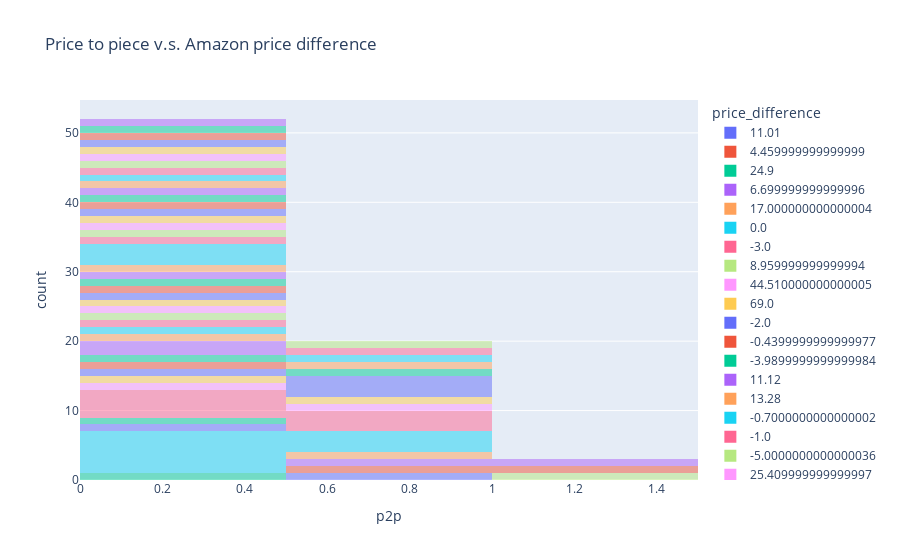

The cell this chart's notebook holds for it:
### Code cell
fig = px.histogram(DF,
              x='p2p',
                   nbins=5,
              color='price_difference',
                       hover_name='set_name',     

              opacity=0.5,
                title='Price to piece v.s. Amazon price difference', 
                  )
fig.show()

### Figure 1 — Plotly figure (JSON) as saved in the notebook; plotly's stock layout.template omitted (floating-point values rounded to 4 significant figures)
{"data": [{"bingroup": "x", "hovertemplate": "price_difference=11.01<br>p2p=%{x}<br>count=%{y}<extra></extra>", "legendgroup": "11.01", "marker": {"color": "#636efa", "opacity": 0.5, "pattern": {"shape": ""}}, "name": "11.01", "nbinsx": 5, "orientation": "v", "showlegend": true, "type": "histogram", "x": [0.8317], "xaxis": "x", "yaxis": "y"}, {"bingroup": "x", "hovertemplate": "price_difference=4.459999999999999<br>p2p=%{x}<br>count=%{y}<extra></extra>", "legendgroup": "4.459999999999999", "marker": {"color": "#EF553B", "opacity": 0.5, "pattern": {"shape": ""}}, "name": "4.459999999999999", "nbinsx": 5, "orientation": "v", "showlegend": true, "type": "histogram", "x": [0.8317], "xaxis": "x", "yaxis": "y"}, {"bingroup": "x", "hovertemplate": "price_difference=24.9<br>p2p=%{x}<br>count=%{y}<extra></extra>", "legendgroup": "24.9", "marker": {"color": "#00cc96", "opacity": 0.5, "pattern": {"shape": ""}}, "name": "24.9", "nbinsx": 5, "orientation": "v", "showlegend": true, "type": "histogram", "x": [0.3656], "xaxis": "x", "yaxis": "y"}, {"bingroup": "x", "hovertemplate": "price_difference=6.699999999999996<br>p2p=%{x}<br>count=%{y}<extra></extra>", "legendgroup": "6.699999999999996", "marker": {"color": "#ab63fa", "opacity": 0.5, "pattern": {"shape": ""}}, "name": "6.699999999999996", "nbinsx": 5, "orientation": "v", "showlegend": true, "type": "histogram", "x": [0.7041], "xaxis": "x", "yaxis": "y"}, {"bingroup": "x", "hovertemplate": "price_difference=17.000000000000004<br>p2p=%{x}<br>count=%{y}<extra></extra>", "legendgroup": "17.000000000000004", "marker": {"color": "#FFA15A", "opacity": 0.5, "pattern": {"shape": ""}}, "name": "17.000000000000004", "nbinsx": 5, "orientation": "v", "showlegend": true, "type": "histogram", "x": [0.7688], "xaxis": "x", "yaxis": "y"}, {"bingroup": "x", "hovertemplate": "price_difference=0.0<br>p2p=%{x}<br>count=%{y}<extra></extra>", "legendgroup": "0.0", "marker": {"color": "#19d3f3", "opacity": 0.5, "pattern": {"shape": ""}}, "name": "0.0", "nbinsx": 5, "orientation": "v", "showlegend": true, "type": "histogram", "x": [0.6244, 0.8218, 0.9369, 0.465, 0.08591, 0.09847, 0.1346, 0.1115, 0.2013], "xaxis": "x", "yaxis": "y"}, {"bingroup": "x", "hovertemplate": "price_difference=-3.0<br>p2p=%{x}<br>count=%{y}<extra></extra>", "legendgroup": "-3.0", "marker": {"color": "#FF6692", "opacity": 0.5, "pattern": {"shape": ""}}, "name": "-3.0", "nbinsx": 5, "orientation": "v", "showlegend": true, "type": "histogram", "x": [0.9612, 0.6942, 0.9997], "xaxis": "x", "yaxis": "y"}, {"bingroup": "x", "hovertemplate": "price_difference=8.959999999999994<br>p2p=%{x}<br>count=%{y}<extra></extra>", "legendgroup": "8.959999999999994", "marker": {"color": "#B6E880", "opacity": 0.5, "pattern": {"shape": ""}}, "name": "8.959999999999994", "nbinsx": 5, "orientation": "v", "showlegend": true, "type": "histogram", "x": [1.143], "xaxis": "x", "yaxis": "y"}, {"bingroup": "x", "hovertemplate": "price_difference=44.510000000000005<br>p2p=%{x}<br>count=%{y}<extra></extra>", "legendgroup": "44.510000000000005", "marker": {"color": "#FF97FF", "opacity": 0.5, "pattern": {"shape": ""}}, "name": "44.510000000000005", "nbinsx": 5, "orientation": "v", "showlegend": true, "type": "histogram", "x": [0.7892], "xaxis": "x", "yaxis": "y"}, {"bingroup": "x", "hovertemplate": "price_difference=69.0<br>p2p=%{x}<br>count=%{y}<extra></extra>", "legendgroup": "69.0", "marker": {"color": "#FECB52", "opacity": 0.5, "pattern": {"shape": ""}}, "name": "69.0", "nbinsx": 5, "orientation": "v", "showlegend": true, "type": "histogram", "x": [0.8105], "xaxis": "x", "yaxis": "y"}, {"bingroup": "x", "hovertemplate": "price_difference=-2.0<br>p2p=%{x}<br>count=%{y}<extra></extra>", "legendgroup": "-2.0", "marker": {"color": "#636efa", "opacity": 0.5, "pattern": {"shape": ""}}, "name": "-2.0", "nbinsx": 5, "orientation": "v", "showlegend": true, "type": "histogram", "x": [0.8691, 0.9519, 0.8329, 0.119], "xaxis": "x", "yaxis": "y"}, {"bingroup": "x", "hovertemplate": "price_difference=-0.4399999999999977<br>p2p=%{x}<br>count=%{y}<extra></extra>", "legendgroup": "-0.4399999999999977", "marker": {"color": "#EF553B", "opacity": 0.5, "pattern": {"shape": ""}}, "name": "-0.4399999999999977", "nbinsx": 5, "orientation": "v", "showlegend": true, "type": "histogram", "x": [1.333], "xaxis": "x", "yaxis": "y"}, {"bingroup": "x", "hovertemplate": "price_difference=-3.9899999999999984<br>p2p=%{x}<br>count=%{y}<extra></extra>", "legendgroup": "-3.9899999999999984", "marker": {"color": "#00cc96", "opacity": 0.5, "pattern": {"shape": ""}}, "name": "-3.9899999999999984", "nbinsx": 5, "orientation": "v", "showlegend": true, "type": "histogram", "x": [0.5879, 0.1351], "xaxis": "x", "yaxis": "y"}, {"bingroup": "x", "hovertemplate": "price_difference=11.12<br>p2p=%{x}<br>count=%{y}<extra></extra>", "legendgroup": "11.12", "marker": {"color": "#ab63fa", "opacity": 0.5, "pattern": {"shape": ""}}, "name": "11.12", "nbinsx": 5, "orientation": "v", "showlegend": true, "type": "histogram", "x": [1.11], "xaxis": "x", "yaxis": "y"}, {"bingroup": "x", "hovertemplate": "price_difference=13.28<br>p2p=%{x}<br>count=%{y}<extra></extra>", "legendgroup": "13.28", "marker": {"color": "#FFA15A", "opacity": 0.5, "pattern": {"shape": ""}}, "name": "13.28", "nbinsx": 5, "orientation": "v", "showlegend": true, "type": "histogram", "x": [0.8325], "xaxis": "x", "yaxis": "y"}, {"bingroup": "x", "hovertemplate": "price_difference=-0.7000000000000002<br>p2p=%{x}<br>count=%{y}<extra></extra>", "legendgroup": "-0.7000000000000002", "marker": {"color": "#19d3f3", "opacity": 0.5, "pattern": {"shape": ""}}, "name": "-0.7000000000000002", "nbinsx": 5, "orientation": "v", "showlegend": true, "type": "histogram", "x": [0.9986], "xaxis": "x", "yaxis": "y"}, {"bingroup": "x", "hovertemplate": "price_difference=-1.0<br>p2p=%{x}<br>count=%{y}<extra></extra>", "legendgroup": "-1.0", "marker": {"color": "#FF6692", "opacity": 0.5, "pattern": {"shape": ""}}, "name": "-1.0", "nbinsx": 5, "orientation": "v", "showlegend": true, "type": "histogram", "x": [0.555, 0.1753, 0.1135, 0.1122, 0.1816], "xaxis": "x", "yaxis": "y"}, {"bingroup": "x", "hovertemplate": "price_difference=-5.0000000000000036<br>p2p=%{x}<br>count=%{y}<extra></extra>", "legendgroup": "-5.0000000000000036", "marker": {"color": "#B6E880", "opacity": 0.5, "pattern": {"shape": ""}}, "name": "-5.0000000000000036", "nbinsx": 5, "orientation": "v", "showlegend": true, "type": "histogram", "x": [0.7607], "xaxis": "x", "yaxis": "y"}, {"bingroup": "x", "hovertemplate": "price_difference=25.409999999999997<br>p2p=%{x}<br>count=%{y}<extra></extra>", "legendgroup": "25.409999999999997", "marker": {"color": "#FF97FF", "opacity": 0.5, "pattern": {"shape": ""}}, "name": "25.409999999999997", "nbinsx": 5, "orientation": "v", "showlegend": true, "type": "histogram", "x": [0.126], "xaxis": "x", "yaxis": "y"}, {"bingroup": "x", "hovertemplate": "price_difference=25.960000000000004<br>p2p=%{x}<br>count=%{y}<extra></extra>", "legendgroup": "25.960000000000004", "marker": {"color": "#FECB52", "opacity": 0.5, "pattern": {"shape": ""}}, "name": "25.960000000000004", "nbinsx": 5, "orientation": "v", "showlegend": true, "type": "histogram", "x": [0.08964], "xaxis": "x", "yaxis": "y"}, {"bingroup": "x", "hovertemplate": "price_difference=23.890000000000004<br>p2p=%{x}<br>count=%{y}<extra></extra>", "legendgroup": "23.890000000000004", "marker": {"color": "#636efa", "opacity": 0.5, "pattern": {"shape": ""}}, "name": "23.890000000000004", "nbinsx": 5, "orientation": "v", "showlegend": true, "type": "histogram", "x": [0.08544], "xaxis": "x", "yaxis": "y"}, {"bingroup": "x", "hovertemplate": "price_difference=115.00000000000001<br>p2p=%{x}<br>count=%{y}<extra></extra>", "legendgroup": "115.00000000000001", "marker": {"color": "#EF553B", "opacity": 0.5, "pattern": {"shape": ""}}, "name": "115.00000000000001", "nbinsx": 5, "orientation": "v", "showlegend": true, "type": "histogram", "x": [0.09694], "xaxis": "x", "yaxis": "y"}, {"bingroup": "x", "hovertemplate": "price_difference=4.010000000000002<br>p2p=%{x}<br>count=%{y}<extra></extra>", "legendgroup": "4.010000000000002", "marker": {"color": "#00cc96", "opacity": 0.5, "pattern": {"shape": ""}}, "name": "4.010000000000002", "nbinsx": 5, "orientation": "v", "showlegend": true, "type": "histogram", "x": [0.05998], "xaxis": "x", "yaxis": "y"}, {"bingroup": "x", "hovertemplate": "price_difference=7.0<br>p2p=%{x}<br>count=%{y}<extra></extra>", "legendgroup": "7.0", "marker": {"color": "#ab63fa", "opacity": 0.5, "pattern": {"shape": ""}}, "name": "7.0", "nbinsx": 5, "orientation": "v", "showlegend": true, "type": "histogram", "x": [0.094, 0.09627], "xaxis": "x", "yaxis": "y"}, {"bingroup": "x", "hovertemplate": "price_difference=10.65<br>p2p=%{x}<br>count=%{y}<extra></extra>", "legendgroup": "10.65", "marker": {"color": "#FFA15A", "opacity": 0.5, "pattern": {"shape": ""}}, "name": "10.65", "nbinsx": 5, "orientation": "v", "showlegend": true, "type": "histogram", "x": [0.09627], "xaxis": "x", "yaxis": "y"}, {"bingroup": "x", "hovertemplate": "price_difference=3.959999999999999<br>p2p=%{x}<br>count=%{y}<extra></extra>", "legendgroup": "3.959999999999999", "marker": {"color": "#19d3f3", "opacity": 0.5, "pattern": {"shape": ""}}, "name": "3.959999999999999", "nbinsx": 5, "orientation": "v", "showlegend": true, "type": "histogram", "x": [0.1119], "xaxis": "x", "yaxis": "y"}, {"bingroup": "x", "hovertemplate": "price_difference=-4.0<br>p2p=%{x}<br>count=%{y}<extra></extra>", "legendgroup": "-4.0", "marker": {"color": "#FF6692", "opacity": 0.5, "pattern": {"shape": ""}}, "name": "-4.0", "nbinsx": 5, "orientation": "v", "showlegend": true, "type": "histogram", "x": [0.1187], "xaxis": "x", "yaxis": "y"}, {"bingroup": "x", "hovertemplate": "price_difference=-6.999999999999993<br>p2p=%{x}<br>count=%{y}<extra></extra>", "legendgroup": "-6.999999999999993", "marker": {"color": "#B6E880", "opacity": 0.5, "pattern": {"shape": ""}}, "name": "-6.999999999999993", "nbinsx": 5, "orientation": "v", "showlegend": true, "type": "histogram", "x": [0.09789], "xaxis": "x", "yaxis": "y"}, {"bingroup": "x", "hovertemplate": "price_difference=-9.990000000000002<br>p2p=%{x}<br>count=%{y}<extra></extra>", "legendgroup": "-9.990000000000002", "marker": {"color": "#FF97FF", "opacity": 0.5, "pattern": {"shape": ""}}, "name": "-9.990000000000002", "nbinsx": 5, "orientation": "v", "showlegend": true, "type": "histogram", "x": [0.1068], "xaxis": "x", "yaxis": "y"}, {"bingroup": "x", "hovertemplate": "price_difference=11.280000000000001<br>p2p=%{x}<br>count=%{y}<extra></extra>", "legendgroup": "11.280000000000001", "marker": {"color": "#FECB52", "opacity": 0.5, "pattern": {"shape": ""}}, "name": "11.280000000000001", "nbinsx": 5, "orientation": "v", "showlegend": true, "type": "histogram", "x": [0.08884], "xaxis": "x", "yaxis": "y"}, {"bingroup": "x", "hovertemplate": "price_difference=-8.32<br>p2p=%{x}<br>count=%{y}<extra></extra>", "legendgroup": "-8.32", "marker": {"color": "#636efa", "opacity": 0.5, "pattern": {"shape": ""}}, "name": "-8.32", "nbinsx": 5, "orientation": "v", "showlegend": true, "type": "histogram", "x": [0.1102], "xaxis": "x", "yaxis": "y"}, {"bingroup": "x", "hovertemplate": "price_difference=-1.4600000000000009<br>p2p=%{x}<br>count=%{y}<extra></extra>", "legendgroup": "-1.4600000000000009", "marker": {"color": "#EF553B", "opacity": 0.5, "pattern": {"shape": ""}}, "name": "-1.4600000000000009", "nbinsx": 5, "orientation": "v", "showlegend": true, "type": "histogram", "x": [0.1319], "xaxis": "x", "yaxis": "y"}, {"bingroup": "x", "hovertemplate": "price_difference=8.94<br>p2p=%{x}<br>count=%{y}<extra></extra>", "legendgroup": "8.94", "marker": {"color": "#00cc96", "opacity": 0.5, "pattern": {"shape": ""}}, "name": "8.94", "nbinsx": 5, "orientation": "v", "showlegend": true, "type": "histogram", "x": [0.2039], "xaxis": "x", "yaxis": "y"}, {"bingroup": "x", "hovertemplate": "price_difference=7.979999999999999<br>p2p=%{x}<br>count=%{y}<extra></extra>", "legendgroup": "7.979999999999999", "marker": {"color": "#ab63fa", "opacity": 0.5, "pattern": {"shape": ""}}, "name": "7.979999999999999", "nbinsx": 5, "orientation": "v", "showlegend": true, "type": "histogram", "x": [0.2497], "xaxis": "x", "yaxis": "y"}, {"bingroup": "x", "hovertemplate": "price_difference=5.33<br>p2p=%{x}<br>count=%{y}<extra></extra>", "legendgroup": "5.33", "marker": {"color": "#FFA15A", "opacity": 0.5, "pattern": {"shape": ""}}, "name": "5.33", "nbinsx": 5, "orientation": "v", "showlegend": true, "type": "histogram", "x": [0.27], "xaxis": "x", "yaxis": "y"}, {"bingroup": "x", "hovertemplate": "price_difference=-0.03999999999999915<br>p2p=%{x}<br>count=%{y}<extra></extra>", "legendgroup": "-0.03999999999999915", "marker": {"color": "#19d3f3", "opacity": 0.5, "pattern": {"shape": ""}}, "name": "-0.03999999999999915", "nbinsx": 5, "orientation": "v", "showlegend": true, "type": "histogram", "x": [0.1324, 0.08743, 0.1126], "xaxis": "x", "yaxis": "y"}, {"bingroup": "x", "hovertemplate": "price_difference=-0.03999999999999204<br>p2p=%{x}<br>count=%{y}<extra></extra>", "legendgroup": "-0.03999999999999204", "marker": {"color": "#FF6692", "opacity": 0.5, "pattern": {"shape": ""}}, "name": "-0.03999999999999204", "nbinsx": 5, "orientation": "v", "showlegend": true, "type": "histogram", "x": [0.1234], "xaxis": "x", "yaxis": "y"}, {"bingroup": "x", "hovertemplate": "price_difference=23.9<br>p2p=%{x}<br>count=%{y}<extra></extra>", "legendgroup": "23.9", "marker": {"color": "#B6E880", "opacity": 0.5, "pattern": {"shape": ""}}, "name": "23.9", "nbinsx": 5, "orientation": "v", "showlegend": true, "type": "histogram", "x": [0.1889], "xaxis": "x", "yaxis": "y"}, {"bingroup": "x", "hovertemplate": "price_difference=6.499999999999998<br>p2p=%{x}<br>count=%{y}<extra></extra>", "legendgroup": "6.499999999999998", "marker": {"color": "#FF97FF", "opacity": 0.5, "pattern": {"shape": ""}}, "name": "6.499999999999998", "nbinsx": 5, "orientation": "v", "showlegend": true, "type": "histogram", "x": [0.1135], "xaxis": "x", "yaxis": "y"}, {"bingroup": "x", "hovertemplate": "price_difference=24.759999999999998<br>p2p=%{x}<br>count=%{y}<extra></extra>", "legendgroup": "24.759999999999998", "marker": {"color": "#FECB52", "opacity": 0.5, "pattern": {"shape": ""}}, "name": "24.759999999999998", "nbinsx": 5, "orientation": "v", "showlegend": true, "type": "histogram", "x": [0.1346], "xaxis": "x", "yaxis": "y"}, {"bingroup": "x", "hovertemplate": "price_difference=36.0<br>p2p=%{x}<br>count=%{y}<extra></extra>", "legendgroup": "36.0", "marker": {"color": "#636efa", "opacity": 0.5, "pattern": {"shape": ""}}, "name": "36.0", "nbinsx": 5, "orientation": "v", "showlegend": true, "type": "histogram", "x": [0.08718], "xaxis": "x", "yaxis": "y"}, {"bingroup": "x", "hovertemplate": "price_difference=39.96000000000001<br>p2p=%{x}<br>count=%{y}<extra></extra>", "legendgroup": "39.96000000000001", "marker": {"color": "#EF553B", "opacity": 0.5, "pattern": {"shape": ""}}, "name": "39.96000000000001", "nbinsx": 5, "orientation": "v", "showlegend": true, "type": "histogram", "x": [0.09674], "xaxis": "x", "yaxis": "y"}, {"bingroup": "x", "hovertemplate": "price_difference=11.999999999999998<br>p2p=%{x}<br>count=%{y}<extra></extra>", "legendgroup": "11.999999999999998", "marker": {"color": "#00cc96", "opacity": 0.5, "pattern": {"shape": ""}}, "name": "11.999999999999998", "nbinsx": 5, "orientation": "v", "showlegend": true, "type": "histogram", "x": [0.1218], "xaxis": "x", "yaxis": "y"}, {"bingroup": "x", "hovertemplate": "price_difference=29.999999999999993<br>p2p=%{x}<br>count=%{y}<extra></extra>", "legendgroup": "29.999999999999993", "marker": {"color": "#ab63fa", "opacity": 0.5, "pattern": {"shape": ""}}, "name": "29.999999999999993", "nbinsx": 5, "orientation": "v", "showlegend": true, "type": "histogram", "x": [0.2438], "xaxis": "x", "yaxis": "y"}, {"bingroup": "x", "hovertemplate": "price_difference=-8.530000000000001<br>p2p=%{x}<br>count=%{y}<extra></extra>", "legendgroup": "-8.530000000000001", "marker": {"color": "#FFA15A", "opacity": 0.5, "pattern": {"shape": ""}}, "name": "-8.530000000000001", "nbinsx": 5, "orientation": "v", "showlegend": true, "type": "histogram", "x": [0.1834], "xaxis": "x", "yaxis": "y"}, {"bingroup": "x", "hovertemplate": "price_difference=3.84<br>p2p=%{x}<br>count=%{y}<extra></extra>", "legendgroup": "3.84", "marker": {"color": "#19d3f3", "opacity": 0.5, "pattern": {"shape": ""}}, "name": "3.84", "nbinsx": 5, "orientation": "v", "showlegend": true, "type": "histogram", "x": [0.2061], "xaxis": "x", "yaxis": "y"}, {"bingroup": "x", "hovertemplate": "price_difference=-13.989999999999995<br>p2p=%{x}<br>count=%{y}<extra></extra>", "legendgroup": "-13.989999999999995", "marker": {"color": "#FF6692", "opacity": 0.5, "pattern": {"shape": ""}}, "name": "-13.989999999999995", "nbinsx": 5, "orientation": "v", "showlegend": true, "type": "histogram", "x": [0.1375], "xaxis": "x", "yaxis": "y"}, {"bingroup": "x", "hovertemplate": "price_difference=-6.0<br>p2p=%{x}<br>count=%{y}<extra></extra>", "legendgroup": "-6.0", "marker": {"color": "#B6E880", "opacity": 0.5, "pattern": {"shape": ""}}, "name": "-6.0", "nbinsx": 5, "orientation": "v", "showlegend": true, "type": "histogram", "x": [0.1653], "xaxis": "x", "yaxis": "y"}, {"bingroup": "x", "hovertemplate": "price_difference=24.81<br>p2p=%{x}<br>count=%{y}<extra></extra>", "legendgroup": "24.81", "marker": {"color": "#FF97FF", "opacity": 0.5, "pattern": {"shape": ""}}, "name": "24.81", "nbinsx": 5, "orientation": "v", "showlegend": true, "type": "histogram", "x": [0.08377], "xaxis": "x", "yaxis": "y"}, {"bingroup": "x", "hovertemplate": "price_difference=-8.000000000000004<br>p2p=%{x}<br>count=%{y}<extra></extra>", "legendgroup": "-8.000000000000004", "marker": {"color": "#FECB52", "opacity": 0.5, "pattern": {"shape": ""}}, "name": "-8.000000000000004", "nbinsx": 5, "orientation": "v", "showlegend": true, "type": "histogram", "x": [0.1465], "xaxis": "x", "yaxis": "y"}, {"bingroup": "x", "hovertemplate": "price_difference=-4.010000000000005<br>p2p=%{x}<br>count=%{y}<extra></extra>", "legendgroup": "-4.010000000000005", "marker": {"color": "#636efa", "opacity": 0.5, "pattern": {"shape": ""}}, "name": "-4.010000000000005", "nbinsx": 5, "orientation": "v", "showlegend": true, "type": "histogram", "x": [0.1886], "xaxis": "x", "yaxis": "y"}, {"bingroup": "x", "hovertemplate": "price_difference=-7.25<br>p2p=%{x}<br>count=%{y}<extra></extra>", "legendgroup": "-7.25", "marker": {"color": "#EF553B", "opacity": 0.5, "pattern": {"shape": ""}}, "name": "-7.25", "nbinsx": 5, "orientation": "v", "showlegend": true, "type": "histogram", "x": [0.1657], "xaxis": "x", "yaxis": "y"}, {"bingroup": "x", "hovertemplate": "price_difference=-6.009999999999998<br>p2p=%{x}<br>count=%{y}<extra></extra>", "legendgroup": "-6.009999999999998", "marker": {"color": "#00cc96", "opacity": 0.5, "pattern": {"shape": ""}}, "name": "-6.009999999999998", "nbinsx": 5, "orientation": "v", "showlegend": true, "type": "histogram", "x": [0.3225], "xaxis": "x", "yaxis": "y"}, {"bingroup": "x", "hovertemplate": "price_difference=-3.9999999999999982<br>p2p=%{x}<br>count=%{y}<extra></extra>", "legendgroup": "-3.9999999999999982", "marker": {"color": "#ab63fa", "opacity": 0.5, "pattern": {"shape": ""}}, "name": "-3.9999999999999982", "nbinsx": 5, "orientation": "v", "showlegend": true, "type": "histogram", "x": [0.1587], "xaxis": "x", "yaxis": "y"}], "layout": {"barmode": "relative", "legend": {"title": {"text": "price_difference"}, "tracegroupgap": 0}, "title": {"text": "Price to piece v.s. Amazon price difference"}, "xaxis": {"anchor": "y", "domain": [0, 1], "title": {"text": "p2p"}}, "yaxis": {"anchor": "x", "domain": [0, 1], "title": {"text": "count"}}}}
